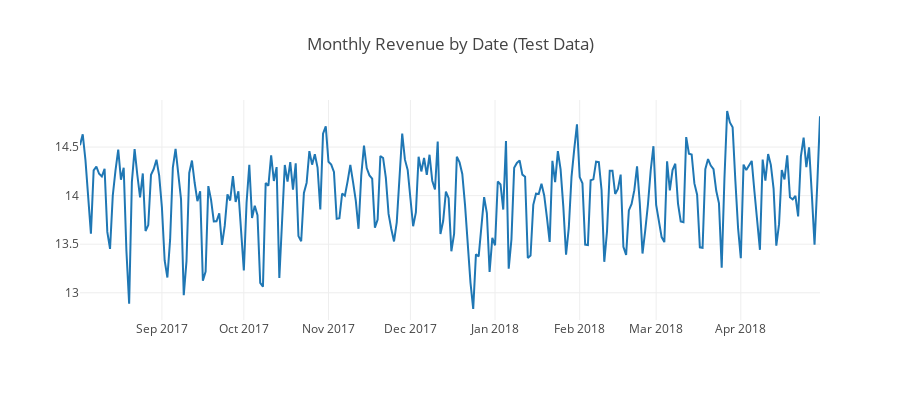

Notebook cell for this chart:
### Code cell
# Visualization for Visits by monthly revenue (for test data)
tmp_test = df_test.groupby("date").agg({"PredictedRevenue" : "mean"}).reset_index()
tmp_test = tmp_test.rename(columns = {"date" : "dateX", "PredictedRevenue" : "mean_revenue"})
tr = go.Scatter(mode="lines", x = tmp_test["dateX"].astype(str), y = np.log1p(tmp_test["mean_revenue"]))
layout = go.Layout(title="Monthly Revenue by Date (Test Data)", height=400)
fig = go.Figure(data = [tr],layout = layout)
iplot(fig)

### Figure 1 — Plotly figure (JSON) as saved in the notebook; plotly's stock layout.template omitted (floating-point values rounded to 4 significant figures; data arrays with more than 128 entries replaced by an {"elided": "..."} marker saying what was removed)
{"data": [{"mode": "lines", "type": "scatter", "uid": "bf833db2-d855-4b4e-87d7-6bc661f365bf", "x": {"elided": "272 str values"}, "y": {"elided": "272 float values"}}], "layout": {"height": 400, "title": "Monthly Revenue by Date (Test Data)"}}
